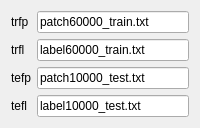
        <widget class="QWidget" name="tabData">
         <attribute name="title">
          <string>Data</string>
         </attribute>
         <layout class="QFormLayout" name="formLayout_17">
          <item row="0" column="0">
           <widget class="QLabel" name="trfp_l">
            <property name="text">
             <string>trfp</string>
            </property>
           </widget>
          </item>
          <item row="0" column="1">
           <widget class="QLineEdit" name="trfp">
            <property name="text">
             <string>patch60000_train.txt</string>
            </property>
           </widget>
          </item>
          <item row="1" column="0">
           <widget class="QLabel" name="trfl_l">
            <property name="text">
             <string>trfl</string>
            </property>
           </widget>
          </item>
          <item row="1" column="1">
           <widget class="QLineEdit" name="trfl">
            <property name="text">
             <string>label60000_train.txt</string>
            </property>
           </widget>
          </item>
          <item row="2" column="0">
           <widget class="QLabel" name="tefp_l">
            <property name="text">
             <string>tefp</string>
            </property>
           </widget>
          </item>
          <item row="3" column="0">
           <widget class="QLabel" name="tefl_l">
            <property name="text">
             <string>tefl</string>
            </property>
           </widget>
          </item>
          <item row="2" column="1">
           <widget class="QLineEdit" name="tefp">
            <property name="text">
             <string>patch10000_test.txt</string>
            </property>
           </widget>
          </item>
          <item row="3" column="1">
           <widget class="QLineEdit" name="tefl">
            <property name="text">
             <string>label10000_test.txt</string>
            </property>
           </widget>
          </item>
         </layout>
        </widget>
